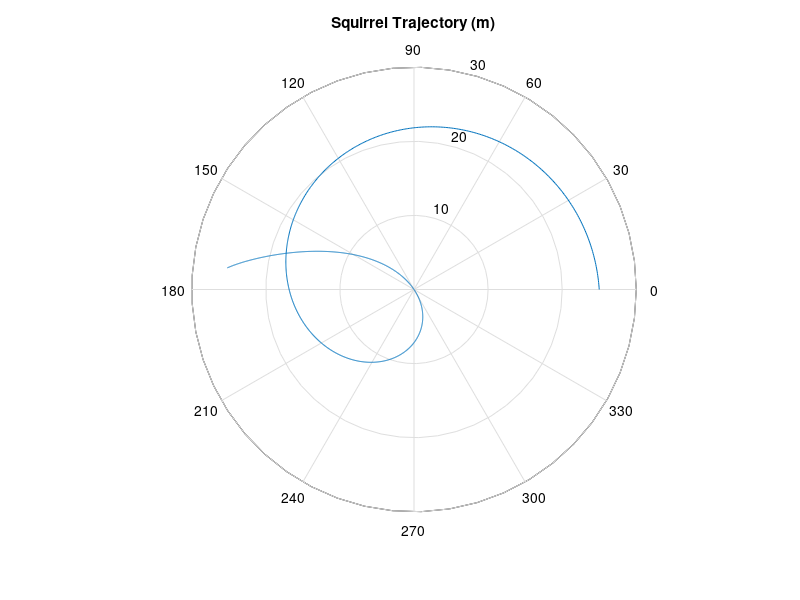

Source code (MATLAB):
%%preb worksheet%%
clc;clear;close all

%%relations and variabels%%
t = 0:0.01:20;
r=25+30*(1-exp(sin(0.07*t)));
theta=2*pi*(1-exp(-0.2*t));

%%plotting%%
polar(theta,r)

% Add labels, legend, and title
title('Squirrel Trajectory (m)')
